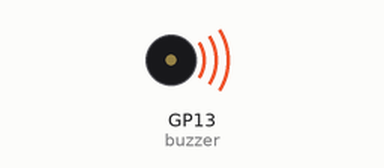
The program below on a simulated Raspberry Pi Pico running MicroPython. Shown: buzzer (waves = sounding). At 1.0 s the program stops and its outputs stay as they are.

Above: at 0.1 s.
At 1.1 s:
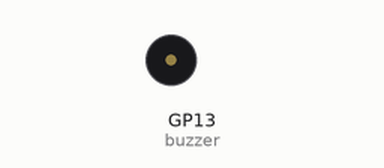
Timing chart, 0 to 2.5 s (numbered marks = the images above):
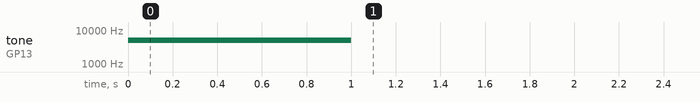

The program:

Let_s_Buzz.py
```python
# Imports
from machine import Pin, PWM
import time

# Set up the Buzzer pin as PWM
buzzer = PWM(Pin(13)) # Set the buzzer to PWM mode

# Set PWM frequency to 1000
buzzer.freq(5000)

# Set PWM duty
buzzer.duty_u16(10000)

time.sleep(1) # Wait 1 second

# Duty to 0 to turn the buzzer off
buzzer.duty_u16(0)
```

Measured:
- by itself, tone on GP13 (buzzer): silent → 5000 Hz at 0.00 s, → silent 1.0 s later
